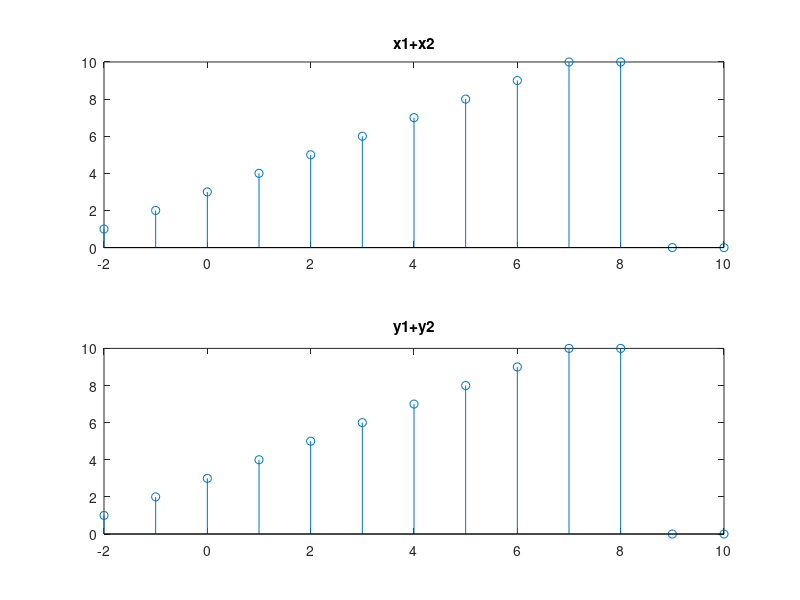
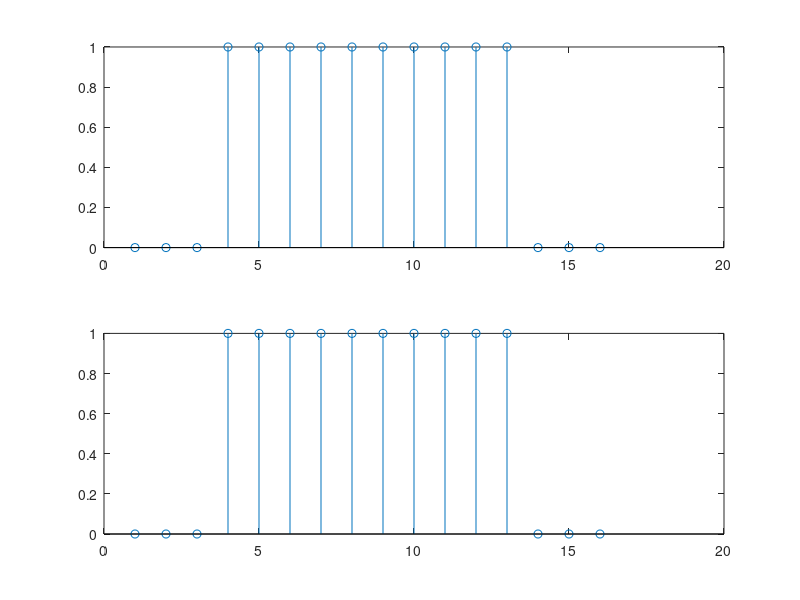

These charts were generated, in order, by the following MATLAB code:
clc;
clear;

n=0:1:10;
x1=[ones(1,10) 0];
x2=n;
%linearity%
y1=[x1 0 0];
y2=[x2 0 0];
x=x1+x2;
z1=[x 0 0];
z2=y1+y2;
n1=-2:1:10;

subplot(2,1,1)
stem(n1,z1)
title('x1+x2')

subplot(2,1,2)
stem(n1,z2)
title('y1+y2')

figure;
%time variance%
x3=[0 0 0 x1];
z3=[x3 0 0];
x4=[x1 0 0];
z4=[0 0 0 x4];

subplot(2,1,1)
stem(z3)
subplot(2,1,2)
stem(z4)